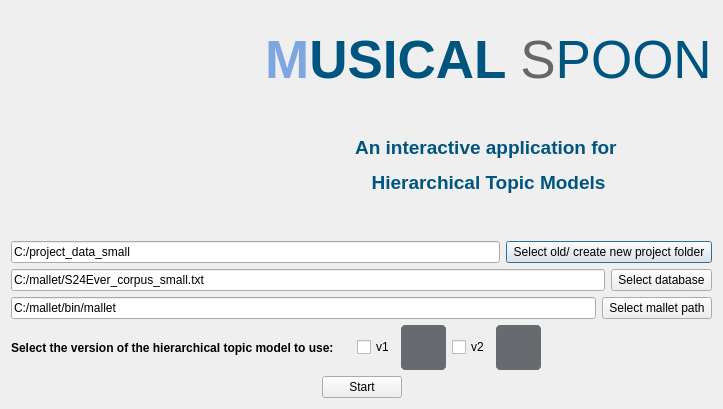
<?xml version="1.0" encoding="UTF-8"?>
<ui version="4.0">
 <class>Dialog</class>
 <widget class="QDialog" name="Dialog">
  <property name="geometry">
   <rect>
    <x>0</x>
    <y>0</y>
    <width>723</width>
    <height>409</height>
   </rect>
  </property>
  <property name="windowTitle">
   <string>MusicalSpoon</string>
  </property>
  <property name="styleSheet">
   <string notr="true"/>
  </property>
  <layout class="QHBoxLayout" name="horizontalLayout_6">
   <item>
    <layout class="QVBoxLayout" name="verticalLayout_3">
     <item>
      <layout class="QHBoxLayout" name="horizontalLayout_5">
       <item>
        <widget class="QLabel" name="label">
         <property name="sizePolicy">
          <sizepolicy hsizetype="Minimum" vsizetype="Minimum">
           <horstretch>0</horstretch>
           <verstretch>0</verstretch>
          </sizepolicy>
         </property>
         <property name="minimumSize">
          <size>
           <width>20</width>
           <height>20</height>
          </size>
         </property>
         <property name="text">
          <string/>
         </property>
         <property name="pixmap">
          <pixmap>../logo.png</pixmap>
         </property>
         <property name="scaledContents">
          <bool>true</bool>
         </property>
        </widget>
       </item>
       <item>
        <layout class="QVBoxLayout" name="verticalLayout_2">
         <item>
          <widget class="QLabel" name="label_title">
           <property name="sizePolicy">
            <sizepolicy hsizetype="Minimum" vsizetype="Minimum">
             <horstretch>0</horstretch>
             <verstretch>0</verstretch>
            </sizepolicy>
           </property>
           <property name="minimumSize">
            <size>
             <width>0</width>
             <height>20</height>
            </size>
           </property>
           <property name="font">
            <font>
             <family>Segoe UI</family>
             <pointsize>40</pointsize>
            </font>
           </property>
           <property name="styleSheet">
            <string notr="true">color: rgb(254, 121, 199);</string>
           </property>
           <property name="text">
            <string>&lt;html&gt;&lt;head/&gt;&lt;body&gt;&lt;p&gt;&lt;span style=&quot; font-weight:600; color:#7ea6e0;&quot;&gt;M&lt;/span&gt;&lt;span style=&quot; font-weight:600; color:#00557f;&quot;&gt;USICAL &lt;/span&gt;&lt;span style=&quot; color:#666666;&quot;&gt;S&lt;/span&gt;&lt;span style=&quot; color:#00557f;&quot;&gt;POON&lt;/span&gt;&lt;/p&gt;&lt;/body&gt;&lt;/html&gt;</string>
           </property>
           <property name="alignment">
            <set>Qt::AlignCenter</set>
           </property>
          </widget>
         </item>
         <item>
          <widget class="QLabel" name="label_description">
           <property name="font">
            <font>
             <family>Segoe UI</family>
             <pointsize>14</pointsize>
            </font>
           </property>
           <property name="styleSheet">
            <string notr="true">color: rgb(98, 114, 164);</string>
           </property>
           <property name="text">
            <string>&lt;html&gt;&lt;head/&gt;&lt;body&gt;&lt;p&gt;&lt;span style=&quot; font-weight:600; color:#00557f;&quot;&gt;An interactive application for &lt;/span&gt;&lt;/p&gt;&lt;p&gt;&lt;span style=&quot; font-weight:600; color:#00557f;&quot;&gt;Hierarchical Topic Models&lt;/span&gt;&lt;/p&gt;&lt;/body&gt;&lt;/html&gt;</string>
           </property>
           <property name="alignment">
            <set>Qt::AlignCenter</set>
           </property>
          </widget>
         </item>
        </layout>
       </item>
      </layout>
     </item>
     <item>
      <spacer name="horizontalSpacer">
       <property name="orientation">
        <enum>Qt::Horizontal</enum>
       </property>
       <property name="sizeHint" stdset="0">
        <size>
         <width>40</width>
         <height>20</height>
        </size>
       </property>
      </spacer>
     </item>
     <item>
      <layout class="QVBoxLayout" name="verticalLayout">
       <item>
        <layout class="QHBoxLayout" name="horizontalLayout">
         <item>
          <widget class="QLineEdit" name="showProjectFolder">
           <property name="sizePolicy">
            <sizepolicy hsizetype="Preferred" vsizetype="Fixed">
             <horstretch>0</horstretch>
             <verstretch>0</verstretch>
            </sizepolicy>
           </property>
           <property name="styleSheet">
            <string notr="true"/>
           </property>
           <property name="text">
            <string>C:/project_data_small</string>
           </property>
          </widget>
         </item>
         <item>
          <widget class="QPushButton" name="selectProjectFolder">
           <property name="sizePolicy">
            <sizepolicy hsizetype="Fixed" vsizetype="Fixed">
             <horstretch>0</horstretch>
             <verstretch>0</verstretch>
            </sizepolicy>
           </property>
           <property name="font">
            <font>
             <weight>50</weight>
             <bold>false</bold>
            </font>
           </property>
           <property name="styleSheet">
            <string notr="true"/>
           </property>
           <property name="text">
            <string> Select old/ create new project folder </string>
           </property>
          </widget>
         </item>
        </layout>
       </item>
       <item>
        <layout class="QHBoxLayout" name="horizontalLayout_2">
         <item>
          <widget class="QLineEdit" name="showDatabaseFolder">
           <property name="sizePolicy">
            <sizepolicy hsizetype="Preferred" vsizetype="Fixed">
             <horstretch>0</horstretch>
             <verstretch>0</verstretch>
            </sizepolicy>
           </property>
           <property name="styleSheet">
            <string notr="true"/>
           </property>
           <property name="text">
            <string>C:/mallet/S24Ever_corpus_small.txt</string>
           </property>
          </widget>
         </item>
         <item>
          <widget class="QPushButton" name="selectDatabase">
           <property name="sizePolicy">
            <sizepolicy hsizetype="Fixed" vsizetype="Fixed">
             <horstretch>0</horstretch>
             <verstretch>0</verstretch>
            </sizepolicy>
           </property>
           <property name="font">
            <font>
             <weight>50</weight>
             <bold>false</bold>
            </font>
           </property>
           <property name="styleSheet">
            <string notr="true"/>
           </property>
           <property name="text">
            <string> Select database </string>
           </property>
          </widget>
         </item>
        </layout>
       </item>
       <item>
        <layout class="QHBoxLayout" name="horizontalLayout_3">
         <item>
          <widget class="QLineEdit" name="showMalletPath">
           <property name="sizePolicy">
            <sizepolicy hsizetype="Preferred" vsizetype="Fixed">
             <horstretch>0</horstretch>
             <verstretch>0</verstretch>
            </sizepolicy>
           </property>
           <property name="styleSheet">
            <string notr="true"/>
           </property>
           <property name="text">
            <string>C:/mallet/bin/mallet</string>
           </property>
          </widget>
         </item>
         <item>
          <widget class="QPushButton" name="selectMalletPath">
           <property name="sizePolicy">
            <sizepolicy hsizetype="Fixed" vsizetype="Fixed">
             <horstretch>0</horstretch>
             <verstretch>0</verstretch>
            </sizepolicy>
           </property>
           <property name="font">
            <font>
             <weight>50</weight>
             <bold>false</bold>
            </font>
           </property>
           <property name="styleSheet">
            <string notr="true"/>
           </property>
           <property name="text">
            <string> Select mallet path </string>
           </property>
          </widget>
         </item>
        </layout>
       </item>
       <item>
        <layout class="QHBoxLayout" name="horizontalLayout_8">
         <item>
          <widget class="QLabel" name="labelSelectModelToSubmodel">
           <property name="font">
            <font>
             <weight>75</weight>
             <bold>true</bold>
            </font>
           </property>
           <property name="text">
            <string>Select the version of the hierarchical topic model to use:     </string>
           </property>
           <property name="wordWrap">
            <bool>false</bool>
           </property>
          </widget>
         </item>
         <item>
          <layout class="QHBoxLayout" name="horizontalLayout_10">
           <item>
            <widget class="QCheckBox" name="checkBoxV1">
             <property name="text">
              <string>v1</string>
             </property>
            </widget>
           </item>
           <item>
            <widget class="QPushButton" name="infoButtonV1">
             <property name="sizePolicy">
              <sizepolicy hsizetype="Fixed" vsizetype="Fixed">
               <horstretch>0</horstretch>
               <verstretch>0</verstretch>
              </sizepolicy>
             </property>
             <property name="minimumSize">
              <size>
               <width>45</width>
               <height>45</height>
              </size>
             </property>
             <property name="styleSheet">
              <string notr="true">QPushButton {
	border: 5px solid #676A6E;
	border-radius: 5px;	
	background-color: #676A6E;
}
QPushButton:hover {
	background-color: #676A6E;
	border: 2px solid #676A6E;
}
QPushButton:pressed {	
	background-color: #676A6E;
	border: 2px solid #676A6E;
}</string>
             </property>
             <property name="text">
              <string/>
             </property>
            </widget>
           </item>
          </layout>
         </item>
         <item>
          <layout class="QHBoxLayout" name="horizontalLayout_11">
           <item>
            <widget class="QCheckBox" name="checkBoxV2">
             <property name="text">
              <string>v2</string>
             </property>
            </widget>
           </item>
           <item>
            <widget class="QPushButton" name="infoButtonV2">
             <property name="sizePolicy">
              <sizepolicy hsizetype="Fixed" vsizetype="Fixed">
               <horstretch>0</horstretch>
               <verstretch>0</verstretch>
              </sizepolicy>
             </property>
             <property name="minimumSize">
              <size>
               <width>45</width>
               <height>45</height>
              </size>
             </property>
             <property name="styleSheet">
              <string notr="true">QPushButton {
	border: 5px solid #676A6E;
	border-radius: 5px;	
	background-color: #676A6E;
}
QPushButton:hover {
	background-color: #676A6E;
	border: 2px solid #676A6E;
}
QPushButton:pressed {	
	background-color: #676A6E;
	border: 2px solid #676A6E;
}</string>
             </property>
             <property name="text">
              <string/>
             </property>
            </widget>
           </item>
           <item>
            <spacer name="horizontalSpacer_4">
             <property name="orientation">
              <enum>Qt::Horizontal</enum>
             </property>
             <property name="sizeHint" stdset="0">
              <size>
               <width>40</width>
               <height>20</height>
              </size>
             </property>
            </spacer>
           </item>
          </layout>
         </item>
        </layout>
       </item>
       <item>
        <layout class="QHBoxLayout" name="horizontalLayout_4">
         <item>
          <spacer name="horizontalSpacer_3">
           <property name="orientation">
            <enum>Qt::Horizontal</enum>
           </property>
           <property name="sizeHint" stdset="0">
            <size>
             <width>40</width>
             <height>20</height>
            </size>
           </property>
          </spacer>
         </item>
         <item>
          <widget class="QPushButton" name="start">
           <property name="sizePolicy">
            <sizepolicy hsizetype="Fixed" vsizetype="Fixed">
             <horstretch>0</horstretch>
             <verstretch>0</verstretch>
            </sizepolicy>
           </property>
           <property name="font">
            <font>
             <weight>50</weight>
             <bold>false</bold>
            </font>
           </property>
           <property name="styleSheet">
            <string notr="true"/>
           </property>
           <property name="text">
            <string> Start </string>
           </property>
          </widget>
         </item>
         <item>
          <spacer name="horizontalSpacer_2">
           <property name="orientation">
            <enum>Qt::Horizontal</enum>
           </property>
           <property name="sizeHint" stdset="0">
            <size>
             <width>40</width>
             <height>20</height>
            </size>
           </property>
          </spacer>
         </item>
        </layout>
       </item>
      </layout>
     </item>
    </layout>
   </item>
  </layout>
 </widget>
 <resources/>
 <connections/>
</ui>
